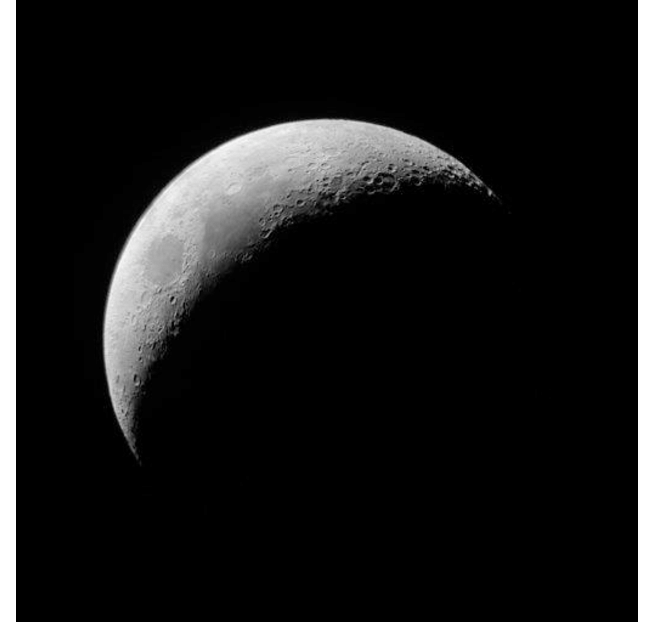
#> input picture image.png, 648 x 633 px, given in place of UNI, which was not available
$ python -i app2.py   (imports and definitions only)
#> lines starting #> are read from the running program, lines starting #| are printed output that depends on the picture; pictures that were not available may be replaced by others from this repository, and a replacement may not be noted
import numpy as np
import cv2 as cv
from tkinter import *
from tkinter import ttk
from PIL import Image, ImageTk, ImageFilter
from tkinter import filedialog

filepath = "C:\\Users\\habib\\Desktop\\UNI"


# [270 lines left out: functions openfile, identity, nagative, logfun, powe, contr and 14 more, not called in this run]


def sharp():
    # 'laplacian', 'laplacian of gaussian', 'prewitt', 'sobel', 'Canny'
    typ = sharpening.get()
    img2 = cv.imread(filepath, 0)
#> img2: shape (633, 648); min 0, max 255, mean 28.7
    img2 = cv.resize(img2, (400, 200))
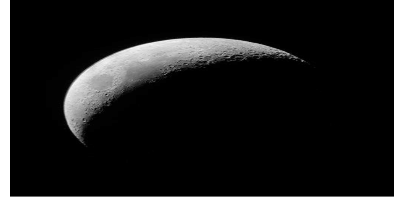
#> img2: shape (200, 400); min 0, max 255, mean 28.6

    if (typ == 'laplacian'):
        edge = cv.Laplacian(img2, cv.CV_64F, ksize=3)

    elif (typ == 'laplacian of gaussian'):
        blurg = cv.GaussianBlur(img2, (3, 3), 0)
        edge = cv.Laplacian(blurg, cv.CV_64F, ksize=3)

    elif (typ == 'prewitt'):
        blurg = cv.GaussianBlur(img2, (3, 3), 0)

        kernelx = np.array([[-1, 0, 1], [-1, 0, 1], [-1, 0, 1]])
        kernely = np.array([[-1, -1, -1], [0, 0, 0], [1, 1, 1]])

        img_prex = cv.filter2D(blurg, -1, kernelx)
        img_prey = cv.filter2D(blurg, -1, kernely)

        edge = img_prex + img_prey

    elif (typ == 'sobel'):
        sobelx = np.uint8(np.absolute(
            cv.Sobel(img2, cv.CV_64F, 1, 0, ksize=3)))
        sobely = np.uint8(np.absolute(
            cv.Sobel(img2, cv.CV_64F, 0, 1, ksize=3)))

        edge = cv.bitwise_or(sobelx, sobely)

    else:
        blur = cv.GaussianBlur(img2, (5, 5), 0)
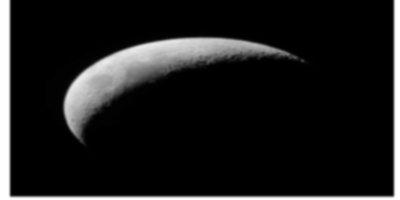
#> blur: shape (200, 400); min 0, max 255, mean 28.6
        edge = cv.Canny(blur, 10, 100)
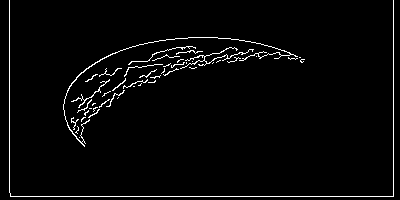
#> edge: shape (200, 400); 2.7% white in thin lines or dots

    img2 = img2 + edge
    im1 = Image.fromarray(img2)
    imgtk1 = ImageTk.PhotoImage(image=im1)
    after.configure(image=imgtk1)
    after.image = imgtk1


root = Toplevel()
# [1 line not run here, left out]
f1 = Frame(root, bg="white")
# [1 line not run here, left out]
# photo viewing
photo_frame = LabelFrame(f1, bg="white")
# [1 line not run here, left out]

before = Label(photo_frame, text="before", bg="white")
after = Label(photo_frame, text="after", bg="white")
openfile = Button(photo_frame, text="Upload image",
                  command=openfile, bg="#C67B7B", fg="white")
# [6 lines not run here, left out]

# processing
process_frame = LabelFrame(f1, bg="white")
# [1 line not run here, left out]

identity = Button(process_frame, text="Original",
                  command=identity, bg="#C67B7B", fg="white", width=26)
# [1 line not run here, left out]

negative = Button(process_frame, text="Negative ",
                  command=nagative, bg="#C67B7B", fg="white", width=26)
# [1 line not run here, left out]

log = Button(process_frame, text="Log transformation",
             command=logfun, bg="#C67B7B", fg="white", width=26)
logent = Entry(process_frame, bg="#F9D9D9", width=26)
# [2 lines not run here, left out]

power = Button(process_frame, text="power-law transformation",
               command=powe, bg="#C67B7B", fg="white", width=26)
powent = Entry(process_frame, bg="#F9D9D9", width=26)
# [2 lines not run here, left out]

thres = Button(process_frame, text="Threshold", command=threhold,
               bg="#C67B7B", fg="white", width=26)
thresent = Entry(process_frame, bg="#F9D9D9", width=26)
# [2 lines not run here, left out]

strech = Button(process_frame, text="Contrast Stretching",
                command=contr, bg="#C67B7B", fg="white", width=26)
stechminent = Entry(process_frame, bg="#F9D9D9", width=26)
# [1 line not run here, left out]
strechmaxent = Entry(process_frame, bg="#F9D9D9", width=26)
# [4 lines not run here, left out]

slicing = Button(process_frame, text="Intensity Slicing",
                 command=intslic, bg="#C67B7B", fg="white", width=26)
minent = Entry(process_frame, bg="#F9D9D9", width=26)
# [1 line not run here, left out]
maxent = Entry(process_frame, bg="#F9D9D9", width=26)
# [8 lines not run here, left out]


sharp_frame = LabelFrame(f1, bg="white")
# [1 line not run here, left out]

meanf = Button(sharp_frame, text="Mean Filter",
               command=meanfilt, bg="#C67B7B", fg="white", width=26)
guasf = Button(sharp_frame, text="gaussian filter",
               command=gaussian, bg="#C67B7B", fg="white", width=26)
medianf = Button(sharp_frame, text="Median Filter",
                 command=med, bg="#C67B7B", fg="white", width=26)
# [3 lines not run here, left out]

mif = Button(sharp_frame, text="min filter", command=minf,
             bg="#C67B7B", fg="white", width=26)
mxf = Button(sharp_frame, text="max filter", command=maxf,
             bg="#C67B7B", fg="white", width=26)
lab = Button(sharp_frame, text="Laplacian filter",
             command=laplacian, bg="#C67B7B", fg="white", width=26)
# [3 lines not run here, left out]

lOg = Button(sharp_frame, text="laplacian of gaussian filter",
             command=lapOfGaus, bg="#C67B7B", fg="white", width=26)
pret = Button(sharp_frame, text="prewitt filter",
              command=prewitt, bg="#C67B7B", fg="white", width=26)
sob = Button(sharp_frame, text="Sobel filter",
             command=sobel, bg="#C67B7B", fg="white", width=26)
# [3 lines not run here, left out]


norlp = Button(sharp_frame, text="noramlized laplacian",
               command=normlap, bg="#C67B7B", fg="white", width=26)

# [1 line not run here, left out]

can = Button(sharp_frame, text="Canny edge detection",
             command=canny, bg="#C67B7B", fg="white", width=26)

# [1 line not run here, left out]


sharpening = ttk.Combobox(sharp_frame, values=[
                          'laplacian', 'laplacian of gaussian', 'prewitt', 'sobel', 'Canny'])
# [1 line not run here, left out]

sharpened = Button(sharp_frame, text="Sharpen the photo",
                   command=sharp, bg="#C67B7B", fg="white", width=26)
# [7 lines not run here, left out]

>>> result = sharp()
